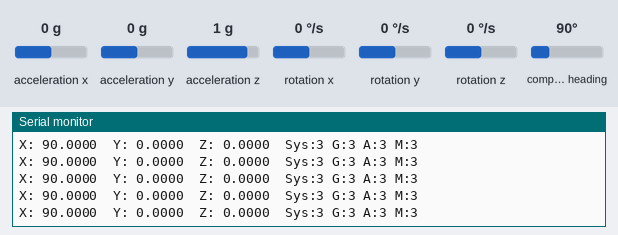
The sketch below on a simulated Arduino Uno, built with avr-gcc and run on an emulated ATmega328P. On the bench: the last lines printed to the serial monitor. The inputs (shaded band) are chosen by the test bench; at power-on: acceleration x 0 g, acceleration y 0 g, compass heading 90°, acceleration z 1 g, rotation x 0 °/s, rotation y 0 °/s, rotation z 0 °/s. Storage starts empty; EEPROM starts erased.

Above: at 4.3 s.
4.4 s: acceleration x set to -1.4 g
At 4.52 s:
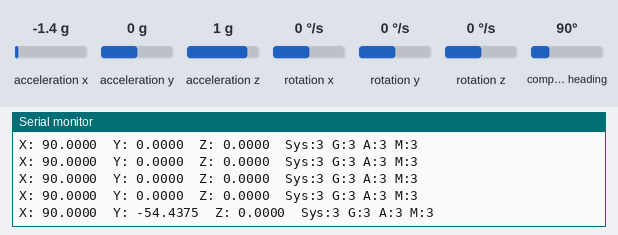
7.4 s: acceleration y set to -1.4 g
At 7.51 s:
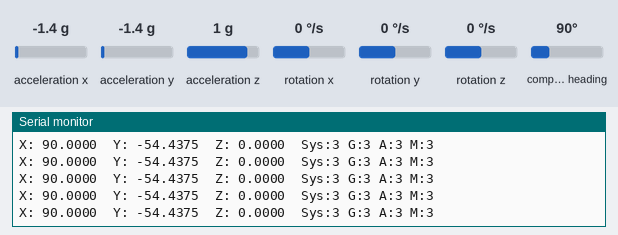
10.4 s: compass heading set to 7°
At 10.52 s:
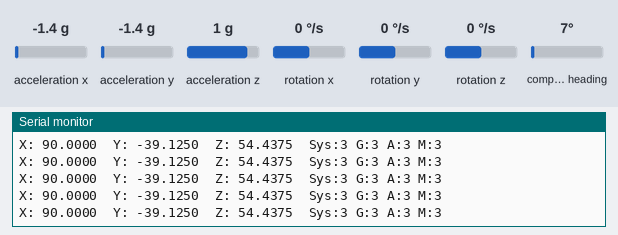
13.4 s: acceleration z set to -0.8 g
At 13.51 s:
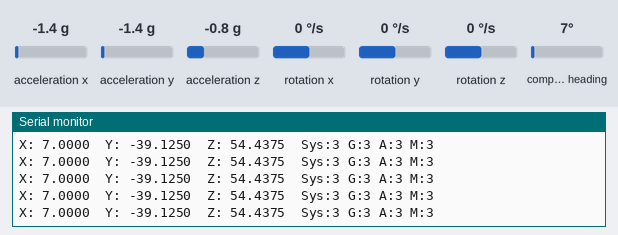
16.4 s: acceleration x set to 0.8 g
At 16.52 s:
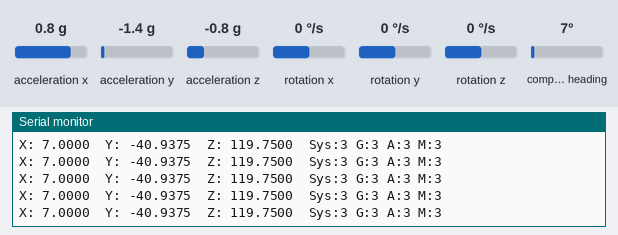
19.4 s: acceleration y set to -0.8 g
At 19.52 s:
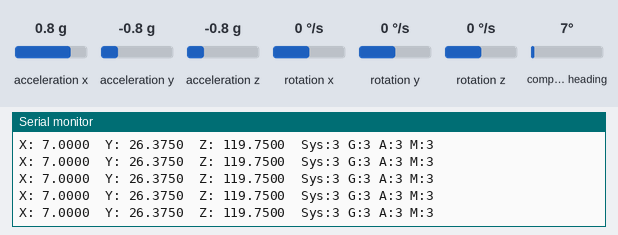
Timing chart, 0 to 22.4 s (numbered marks = the images above; inputs shaded):
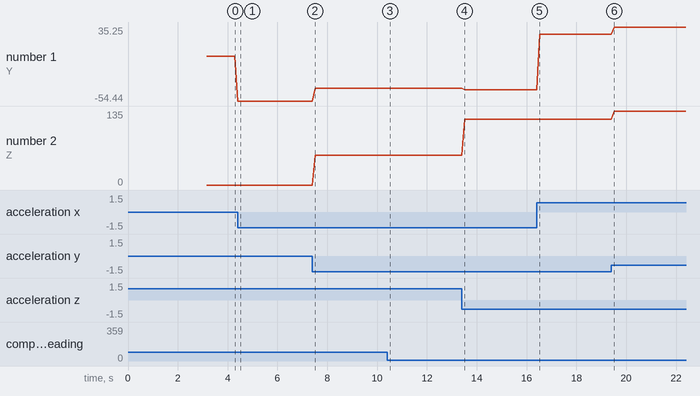

Measured:
- after the input at 4.4 s, the serial monitor: prints a new line at once (image 1)
- plotted number 1: 0 → -54.44 after the input at 4.4 s, -54.44 → -39.12 after the input at 7.4 s, -39.12 → -40.94 after the input at 13.4 s, -40.94 → 26.38 after the input at 16.4 s, 26.38 → 35.25 after the input at 19.4 s
- plotted number 2: 0 → 54.44 after the input at 7.4 s, 54.44 → 119.75 after the input at 13.4 s, 119.75 → 135 after the input at 19.4 s

The sketch:

AccelToSD.ino
```cpp
#include <SPI.h>
#include <SD.h>
#include <Wire.h>
#include <Adafruit_Sensor.h>
#include <Adafruit_BNO055.h>
#include <utility/imumaths.h>
#include <EEPROM.h>

// pin that enables SD card (4 for ethernet shield)
const int chipSelect = 4;

// name of file to save data in
#define FILE_NAME "accel.csv"

/* Set the delay between fresh samples */
#define BNO055_SAMPLERATE_DELAY_MS (100)

/* Set the delay between fresh samples for calibration */
#define BNO055_CALIBRATE_DELAY_MS (500)

// Check I2C device address and correct line below (by default address is 0x29 or 0x28)
//                                   id, address
Adafruit_BNO055 bno = Adafruit_BNO055(55, 0x28);

// read cal data from eeprom, force == true to make system recalibrate
void readEEPROMcal(bool force = false){
  int eeAddress = 0;
  long bnoID;
  bool foundCalib = false;

  EEPROM.get(eeAddress, bnoID);

  adafruit_bno055_offsets_t calibrationData;
  sensor_t sensor;


    /*
    *  Look for the sensor's unique ID at the beginning oF EEPROM.
    *  This isn't foolproof, but it's better than nothing.
    */
    bno.getSensor(&sensor);
    if (bnoID != sensor.sensor_id){
        Serial.println("\nNo Calibration Data for this sensor exists in EEPROM");
        delay(500);
    }
    else{
        Serial.println("\nFound Calibration for this sensor in EEPROM.");
        eeAddress += sizeof(long);
        EEPROM.get(eeAddress, calibrationData);

        displaySensorOffsets(calibrationData);

        Serial.println("\n\nRestoring Calibration data to the BNO055...");
        bno.setSensorOffsets(calibrationData);

        Serial.println("\n\nCalibration data loaded into BNO055");
        foundCalib = true;

        if (force == true){
          foundCalib == false;
        }
    }
    sensors_event_t event;
    bno.getEvent(&event);
    /* always recal the mag as It goes out of calibration very often */
    if (foundCalib && force == false){
        Serial.println("Move sensor slightly to calibrate magnetometers");
        while (!bno.isFullyCalibrated())
        {
            bno.getEvent(&event);
            delay(BNO055_CALIBRATE_DELAY_MS);
        }
    }
    else{
        Serial.println("Please Calibrate Sensor: ");
        while (!bno.isFullyCalibrated())
        {
            bno.getEvent(&event);

            Serial.print("X: ");
            Serial.print(event.orientation.x, 4);
            Serial.print("\tY: ");
            Serial.print(event.orientation.y, 4);
            Serial.print("\tZ: ");
            Serial.print(event.orientation.z, 4);

            /* Optional: Display calibration status */
            displayCalStatus();

            /* New line for the next sample */
            Serial.println("");

            /* Wait the specified delay before requesting new data */
            delay(BNO055_SAMPLERATE_DELAY_MS);
        }
    }

    Serial.println("\nFully calibrated!");
    Serial.println("--------------------------------");
    Serial.println("Calibration Results: ");
    adafruit_bno055_offsets_t newCalib;
    bno.getSensorOffsets(newCalib);
    displaySensorOffsets(newCalib);

    Serial.println("\n\nStoring calibration data to EEPROM...");

    eeAddress = 0;
    bno.getSensor(&sensor);
    bnoID = sensor.sensor_id;

    EEPROM.put(eeAddress, bnoID);

    eeAddress += sizeof(long);
    EEPROM.put(eeAddress, newCalib);
    Serial.println("Data stored to EEPROM.");

    Serial.println("\n--------------------------------\n");
    delay(500);
}

void wipeEEPROM(){
  EEPROM.put(0, long(0));
  Serial.println("EEPROM Cal Erased");
}

void writeCSV(){

  // open the file. note that only one file can be open at a time,
  // so you have to close this one before opening another.
  File dataFile = SD.open(FILE_NAME, FILE_WRITE);

  // get euler, gyro, and accelerometer data vectos
  imu::Vector<3> euler = bno.getVector(Adafruit_BNO055::VECTOR_EULER);
  imu::Vector<3> gyro = bno.getVector(Adafruit_BNO055::VECTOR_GYROSCOPE);
  imu::Vector<3> accel = bno.getVector(Adafruit_BNO055::VECTOR_ACCELEROMETER);

  uint8_t systemCal, gyroCal, accelCal, magCal = 0;
  bno.getCalibration(&systemCal, &gyroCal, &accelCal, &magCal);

  // if the file is available, write to it:
  if (dataFile) {
    dataFile.print(millis());   // time
    dataFile.print(", ");
    dataFile.print(euler.x());  // positional vector
    dataFile.print(", ");
    dataFile.print(euler.y());
    dataFile.print(", ");
    dataFile.print(euler.z());
    dataFile.print(", ");
    dataFile.print(gyro.x());   // gyro vector
    dataFile.print(", ");
    dataFile.print(gyro.y());
    dataFile.print(", ");
    dataFile.print(gyro.z());
    dataFile.print(", ");
    dataFile.print(accel.x());  // accelerometer vector
    dataFile.print(", ");
    dataFile.print(accel.y());
    dataFile.print(", ");
    dataFile.print(accel.z());
    dataFile.print(", ");
    dataFile.print(systemCal);  // calibrations
    dataFile.print(", ");
    dataFile.print(gyroCal);
    dataFile.print(", ");
    dataFile.print(accelCal);
    dataFile.print(", ");
    dataFile.print(magCal);
    dataFile.println("");
    dataFile.close();
  }
  // if the file isn't open, pop up an error:
  else {
    Serial.println("error opening data file");
  }
}

void CSVinit(){
  removeCSV();

  // open the file. note that only one file can be open at a time,
  // so you have to close this one before opening another.
  File dataFile = SD.open(FILE_NAME, FILE_WRITE);

  // if the file is available, write to it:
  if (dataFile) {
    dataFile.println("Time, xOrient, yOrient, zOrient, xGyro, yGyro, zGyro, xAccel, yAccel, zAccel, CalS, CalA, CalG, CalM");
    dataFile.close();
  }
  // if the file isn't open, pop up an error:
  else {
    Serial.println("error opening data file");
  }
}

void removeCSV(){
  if(SD.exists(FILE_NAME)){
    SD.remove(FILE_NAME);
  }
}

void displaySensorDetails(void){
  sensor_t sensor;
  bno.getSensor(&sensor);
  Serial.println("------------------------------------");
  Serial.print  ("Sensor:       "); Serial.println(sensor.name);
  Serial.print  ("Driver Ver:   "); Serial.println(sensor.version);
  Serial.print  ("Unique ID:    "); Serial.println(sensor.sensor_id);
  Serial.print  ("Max Value:    "); Serial.print(sensor.max_value); Serial.println(" xxx");
  Serial.print  ("Min Value:    "); Serial.print(sensor.min_value); Serial.println(" xxx");
  Serial.print  ("Resolution:   "); Serial.print(sensor.resolution); Serial.println(" xxx");
  Serial.println("------------------------------------");
  Serial.println("");
  delay(500);
}

void displaySensorStatus(void){
  /* Get the system status values (mostly for debugging purposes) */
  uint8_t system_status, self_test_results, system_error;
  system_status = self_test_results = system_error = 0;
  bno.getSystemStatus(&system_status, &self_test_results, &system_error);

  /* Display the results in the Serial Monitor */
  Serial.println("");
  Serial.print("System Status: 0x");
  Serial.println(system_status, HEX);
  Serial.print("Self Test:     0x");
  Serial.println(self_test_results, HEX);
  Serial.print("System Error:  0x");
  Serial.println(system_error, HEX);
  Serial.println("");
  delay(500);
}

void displayCalStatus(void){
  /* Get the four calibration values (0..3) */
  /* Any sensor data reporting 0 should be ignored, */
  /* 3 means 'fully calibrated" */
  uint8_t system, gyro, accel, mag;
  system = gyro = accel = mag = 0;
  bno.getCalibration(&system, &gyro, &accel, &mag);

  /* The data should be ignored until the system calibration is > 0 */
  Serial.print("\t");
  if (!system)
  {
    Serial.print("! ");
  }

  /* Display the individual values */
  Serial.print("Sys:");
  Serial.print(system, DEC);
  Serial.print(" G:");
  Serial.print(gyro, DEC);
  Serial.print(" A:");
  Serial.print(accel, DEC);
  Serial.print(" M:");
  Serial.print(mag, DEC);
}

void displaySensorOffsets(const adafruit_bno055_offsets_t &calibData){
    Serial.print("Accelerometer: ");
    Serial.print(calibData.accel_offset_x); Serial.print(" ");
    Serial.print(calibData.accel_offset_y); Serial.print(" ");
    Serial.print(calibData.accel_offset_z); Serial.print(" ");

    Serial.print("\nGyro: ");
    Serial.print(calibData.gyro_offset_x); Serial.print(" ");
    Serial.print(calibData.gyro_offset_y); Serial.print(" ");
    Serial.print(calibData.gyro_offset_z); Serial.print(" ");

    Serial.print("\nMag: ");
    Serial.print(calibData.mag_offset_x); Serial.print(" ");
    Serial.print(calibData.mag_offset_y); Serial.print(" ");
    Serial.print(calibData.mag_offset_z); Serial.print(" ");

    Serial.print("\nAccel Radius: ");
    Serial.print(calibData.accel_radius);

    Serial.print("\nMag Radius: ");
    Serial.print(calibData.mag_radius);
}

void setup() {
  // Open serial communications and wait for port to open:
  Serial.begin(115200);

  // see if the card is present and can be initialized:
  Serial.print("Initializing SD card...");
  if (!SD.begin(chipSelect)) {
    Serial.println("Card failed, or not present");
    // don't do anything more:
    while (1);
  }

  Serial.println("card initialized.");

  CSVinit();

  //================================================================
  // Initialise Sensor

    Serial.println("Orientation Sensor Test"); Serial.println("");

  /* Initialise the sensor */
  if(!bno.begin()) {
    /* There was a problem detecting the BNO055 ... check your connections */
    Serial.print("Ooops, no BNO055 detected ... Check your wiring or I2C ADDR!");
    while(1);
  }

  delay(1000);

  //================================================================
  // read calibration data
  readEEPROMcal(true);
  wipeEEPROM();


  /* Display some basic information on this sensor */
  displaySensorDetails();

  /* Optional: Display current status */
  displaySensorStatus();

  bno.setExtCrystalUse(true);

}

void loop() {

    /* Get a new sensor event */
  sensors_event_t event;
  bno.getEvent(&event);

  /* Display the floating point data */
  Serial.print("X: ");
  Serial.print(event.orientation.x, 4);
  Serial.print("\tY: ");
  Serial.print(event.orientation.y, 4);
  Serial.print("\tZ: ");
  Serial.print(event.orientation.z, 4);

  /* Optional: Display calibration status */
  displayCalStatus();

  /* Optional: Display sensor status (debug only) */
  //displaySensorStatus();

  /* New line for the next sample */
  Serial.println("");

  writeCSV();

  /* Wait the specified delay before requesting nex data */
  delay(BNO055_SAMPLERATE_DELAY_MS);

}
```
